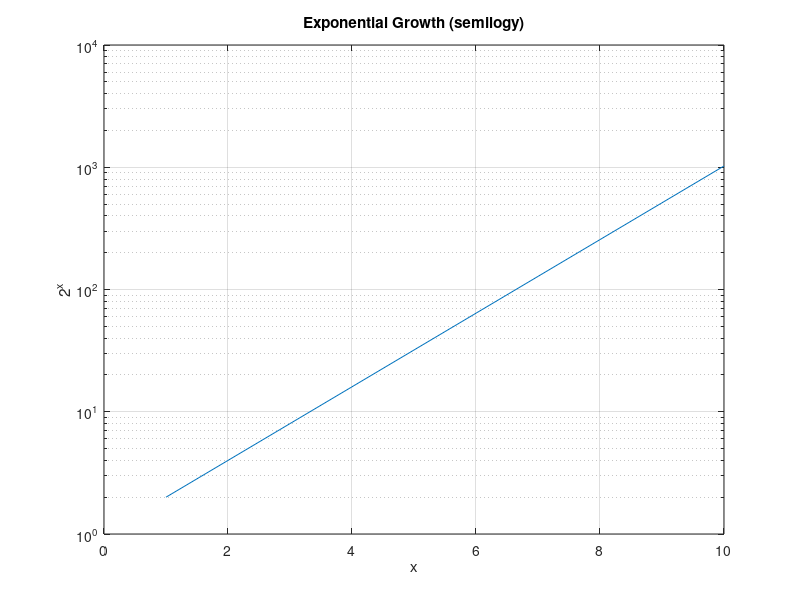
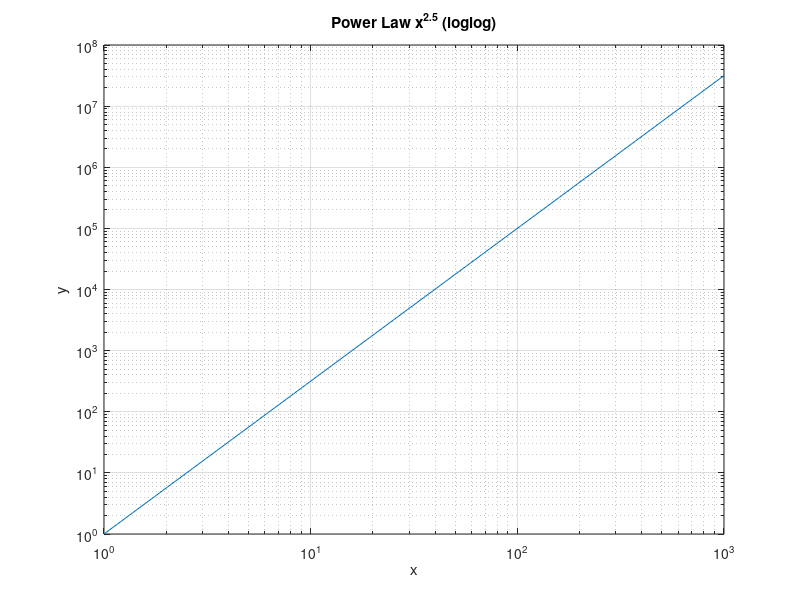

Here is the MATLAB script that generated these plots, in order:
% Log Scale — Logarithmic axes
% Demonstrates semilogy for exponential data and loglog for
% power-law relationships.
% Pull toolbox functions (signal, stats, graphics, io) into scope so we
% can call them by short name (fft, butter, plot, std, ...). Without this,
% we'd need fully qualified names like signal.transforms.fft(...).


clear
close all

% Exponential growth on semilogy
x = 1:10;
y = 2 .^ x;

figure(1)
semilogy(x, y)
title('Exponential Growth (semilogy)')
xlabel('x')
ylabel('2^x')
grid on

% Power law on loglog
x2 = logspace(0, 3, 50);
y2 = x2 .^ 2.5;

figure(2)
loglog(x2, y2)
title('Power Law x^{2.5} (loglog)')
xlabel('x')
ylabel('y')
grid on
